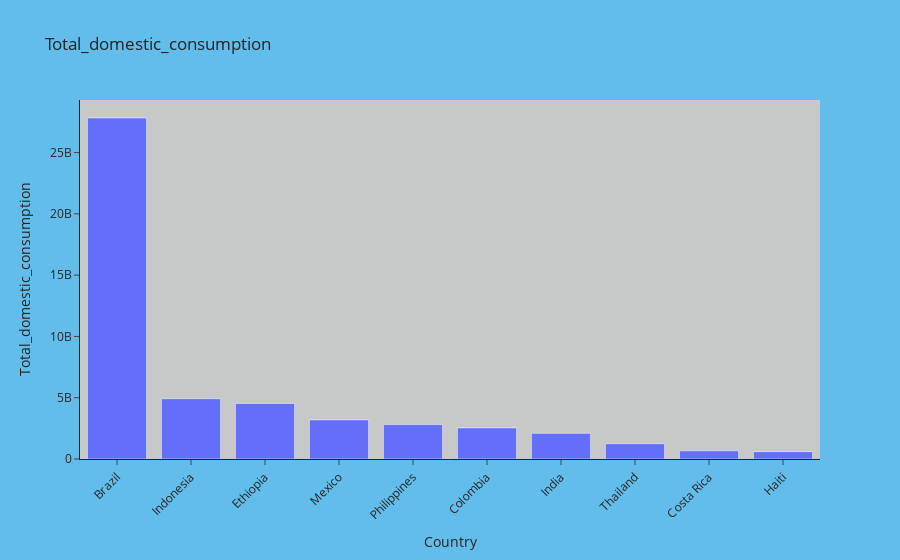

The cell this chart's notebook holds for it:
### Markdown cell above
## Consumer bar chart

### Code cell
fig = px.bar(
    top_ten_countries_df,
    x='Country',
    y='Total_domestic_consumption',
    labels={'Country': 'Total_domestic_consumption'},
    title='Total_domestic_consumption'
)

fig.update_layout(
    template='simple_white',
    paper_bgcolor='#63bdeb',
    plot_bgcolor='#c7c9c9',
    xaxis_title='Country',
    yaxis_title='Total_domestic_consumption',
    xaxis=dict(categoryorder='total descending', tickangle=-45)  
)

# Show the plot
fig.show()

### Figure 1 — Plotly figure (JSON) as saved in the notebook; plotly's stock layout.template omitted (floating-point values rounded to 4 significant figures)
{"data": [{"alignmentgroup": "True", "hovertemplate": "Total_domestic_consumption=%{y}<extra></extra>", "legendgroup": "", "marker": {"color": "#636efa", "pattern": {"shape": ""}}, "name": "", "offsetgroup": "", "orientation": "v", "showlegend": false, "textposition": "auto", "type": "bar", "x": ["Brazil", "Indonesia", "Ethiopia", "Mexico", "Philippines", "Colombia", "India", "Thailand", "Costa Rica", "Haiti"], "xaxis": "x", "y": [27824700000, 4920480000, 4536540000, 3189660000, 2807280000, 2536776384, 2093460000, 1248600000, 665335200, 600600000], "yaxis": "y"}], "layout": {"autosize": true, "barmode": "relative", "legend": {"tracegroupgap": 0}, "paper_bgcolor": "#63bdeb", "plot_bgcolor": "#c7c9c9", "title": {"text": "Total_domestic_consumption"}, "xaxis": {"anchor": "y", "autorange": true, "categoryorder": "total descending", "domain": [0, 1], "range": [-0.5, 9.5], "tickangle": -45, "title": {"text": "Country"}, "type": "category"}, "yaxis": {"anchor": "x", "autorange": true, "domain": [0, 1], "range": [0, 29290000000.0], "title": {"text": "Total_domestic_consumption"}, "type": "linear"}}}
